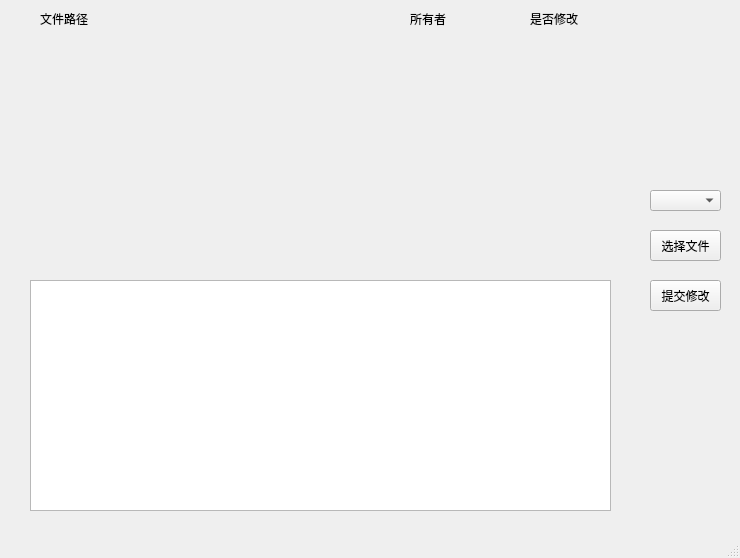
<?xml version="1.0" encoding="UTF-8"?>
<ui version="4.0">
 <class>MainWindow</class>
 <widget class="QMainWindow" name="MainWindow">
  <property name="geometry">
   <rect>
    <x>0</x>
    <y>0</y>
    <width>740</width>
    <height>558</height>
   </rect>
  </property>
  <property name="windowTitle">
   <string>MainWindow</string>
  </property>
  <widget class="QWidget" name="centralwidget">
   <widget class="QWidget" name="widget" native="true">
    <property name="enabled">
     <bool>true</bool>
    </property>
    <property name="geometry">
     <rect>
      <x>30</x>
      <y>40</y>
      <width>581</width>
      <height>221</height>
     </rect>
    </property>
   </widget>
   <widget class="QPushButton" name="pushButton">
    <property name="geometry">
     <rect>
      <x>650</x>
      <y>230</y>
      <width>71</width>
      <height>31</height>
     </rect>
    </property>
    <property name="text">
     <string>选择文件</string>
    </property>
   </widget>
   <widget class="QTextBrowser" name="textBrowser">
    <property name="geometry">
     <rect>
      <x>30</x>
      <y>280</y>
      <width>581</width>
      <height>231</height>
     </rect>
    </property>
   </widget>
   <widget class="QPushButton" name="commitBtn">
    <property name="geometry">
     <rect>
      <x>650</x>
      <y>280</y>
      <width>71</width>
      <height>31</height>
     </rect>
    </property>
    <property name="text">
     <string>提交修改</string>
    </property>
   </widget>
   <widget class="QComboBox" name="comboBox">
    <property name="geometry">
     <rect>
      <x>650</x>
      <y>190</y>
      <width>71</width>
      <height>21</height>
     </rect>
    </property>
   </widget>
   <widget class="QLabel" name="label">
    <property name="geometry">
     <rect>
      <x>40</x>
      <y>10</y>
      <width>67</width>
      <height>17</height>
     </rect>
    </property>
    <property name="text">
     <string>文件路径</string>
    </property>
   </widget>
   <widget class="QLabel" name="label_2">
    <property name="geometry">
     <rect>
      <x>410</x>
      <y>10</y>
      <width>51</width>
      <height>17</height>
     </rect>
    </property>
    <property name="text">
     <string>所有者</string>
    </property>
   </widget>
   <widget class="QLabel" name="label_3">
    <property name="geometry">
     <rect>
      <x>530</x>
      <y>10</y>
      <width>67</width>
      <height>17</height>
     </rect>
    </property>
    <property name="text">
     <string>是否修改</string>
    </property>
   </widget>
  </widget>
  <widget class="QMenuBar" name="menubar">
   <property name="geometry">
    <rect>
     <x>0</x>
     <y>0</y>
     <width>740</width>
     <height>22</height>
    </rect>
   </property>
  </widget>
  <widget class="QStatusBar" name="statusbar"/>
 </widget>
 <resources/>
 <connections/>
</ui>
